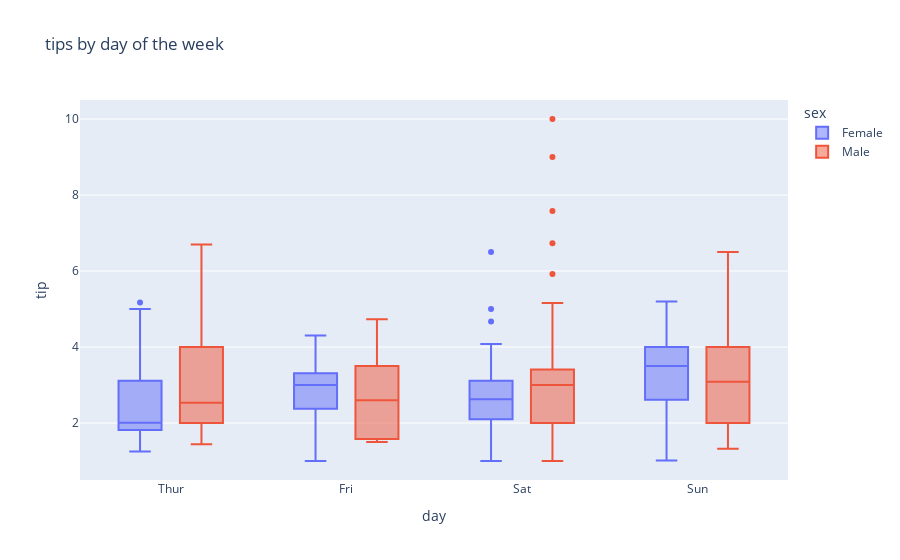

The notebook cell this image was saved under:
### Markdown cell above
---

**6. Інтерактивний box plot: чайові за днями та статтю**

Створіть інтерактивний box plot для чайових за днями тижня з розбивкою за кольором по статі.

### Code cell
fig = px.box(tips, x = 'day', y = 'tip', color = 'sex',
            category_orders={'day': ['Thur', 'Fri', 'Sat', 'Sun']},
            title = 'tips by day of the week')

fig.show()

### Figure 1 — Plotly figure (JSON) as saved in the notebook; plotly's stock layout.template omitted (floating-point values rounded to 4 significant figures; data arrays with more than 128 entries replaced by an {"elided": "..."} marker saying what was removed)
{"data": [{"alignmentgroup": "True", "hovertemplate": "sex=Female<br>day=%{x}<br>tip=%{y}<extra></extra>", "legendgroup": "Female", "marker": {"color": "#636efa"}, "name": "Female", "notched": false, "offsetgroup": "Female", "orientation": "v", "showlegend": true, "type": "box", "x": ["Sun", "Sun", "Sun", "Sun", "Sun", "Sun", "Sat", "Sat", "Sat", "Sat", "Sat", "Sat", "Sun", "Sun", "Sat", "Sat", "Sat", "Sat", "Sat", "Sat", "Sat", "Thur", "Thur", "Fri", "Fri", "Fri", "Fri", "Fri", "Sat", "Sat", "Sat", "Sat", "Sat", "Sun", "Sun", "Thur", "Thur", "Thur", "Thur", "Thur", "Thur", "Thur", "Thur", "Thur", "Thur", "Thur", "Thur", "Thur", "Thur", "Thur", "Thur", "Thur", "Thur", "Thur", "Thur", "Thur", "Thur", "Sun", "Sun", "Sun", "Sun", "Sun", "Sat", "Sat", "Sun", "Sun", "Sun", "Thur", "Thur", "Thur", "Thur", "Thur", "Thur", "Thur", "Sat", "Sat", "Sat", "Sat", "Sat", "Fri", "Fri", "Fri", "Fri", "Sat", "Sat", "Sat", "Thur"], "x0": " ", "xaxis": "x", "y": [1.01, 3.61, 5, 3.02, 1.67, 3.5, 2.75, 2.23, 3, 3, 2.45, 3.07, 2.6, 5.2, 1.5, 2.47, 1, 3, 3.14, 5, 2.2, 1.83, 5.17, 1, 4.3, 3.25, 2.5, 3, 2.5, 3.48, 4.08, 4, 1, 4, 3.5, 1.5, 1.8, 2.92, 1.68, 2.52, 4.2, 2, 2, 2.83, 1.5, 2, 3.25, 1.25, 2, 2, 2.75, 3.5, 5, 2.3, 1.5, 1.36, 1.63, 5.14, 3.75, 2.61, 2, 3, 1.61, 2, 4, 3.5, 3.5, 4.19, 5, 2, 2.01, 2, 2.5, 3.23, 2.23, 2.5, 6.5, 1.1, 3.09, 3.48, 3, 2.5, 2, 2.88, 4.67, 2, 3], "y0": " ", "yaxis": "y"}, {"alignmentgroup": "True", "hovertemplate": "sex=Male<br>day=%{x}<br>tip=%{y}<extra></extra>", "legendgroup": "Male", "marker": {"color": "#EF553B"}, "name": "Male", "notched": false, "offsetgroup": "Male", "orientation": "v", "showlegend": true, "type": "box", "x": {"elided": "157 str values"}, "x0": " ", "xaxis": "x", "y": {"elided": "157 float values"}, "y0": " ", "yaxis": "y"}], "layout": {"autosize": true, "boxmode": "group", "legend": {"title": {"text": "sex"}, "tracegroupgap": 0}, "title": {"text": "tips by day of the week"}, "xaxis": {"anchor": "y", "autorange": true, "categoryarray": ["Thur", "Fri", "Sat", "Sun"], "categoryorder": "array", "domain": [0, 1], "range": [-0.5131, 3.513], "title": {"text": "day"}, "type": "category"}, "yaxis": {"anchor": "x", "autorange": true, "domain": [0, 1], "range": [0.5, 10.5], "title": {"text": "tip"}, "type": "linear"}}}
